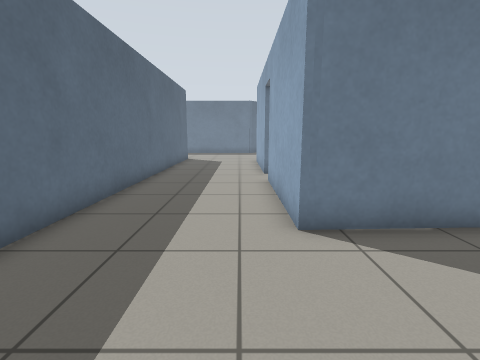
[1] (above)

20 first-person views from a walk through a robot-simulator world made for Gazebo. The camera is 0.94 m above the floor, tilts 10° down and sees 85° across. The floor is counted in squares, 0.5 m on a side. Each view is taken from the middle of a square. On the plan, view 1 faces up. The plan holds only what a view shows up to about 15 squares ahead; the rest is blank. The place goes on beyond the plan.

[2]
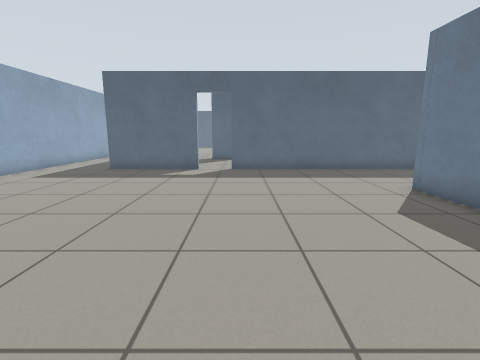

[3]
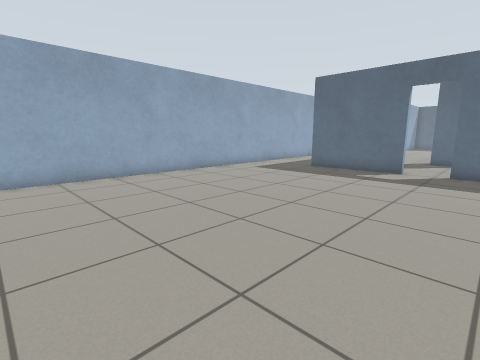

[4]
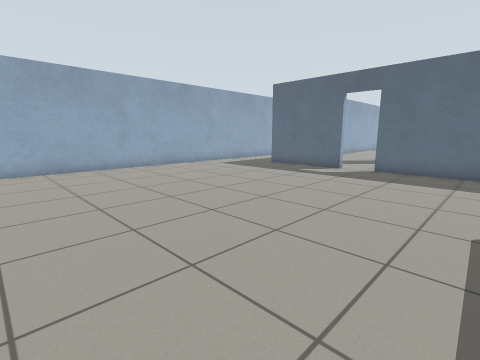

[5]
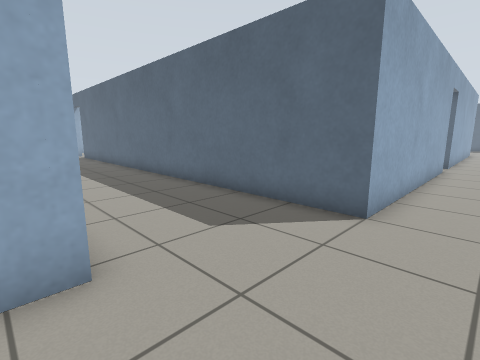

[6]
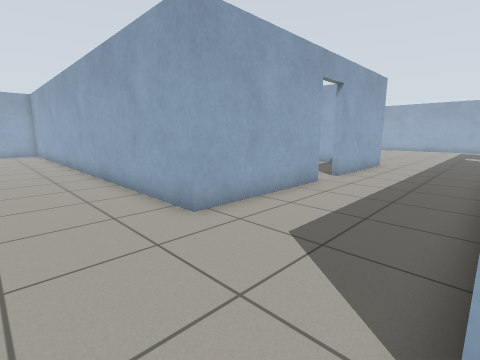

[7]
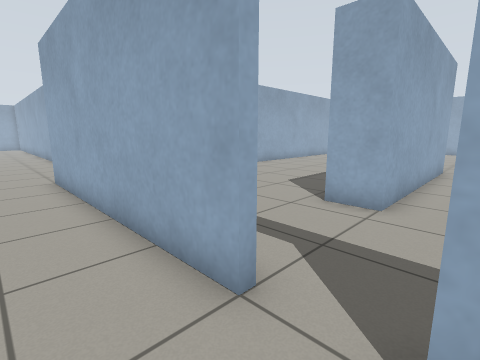

[8]
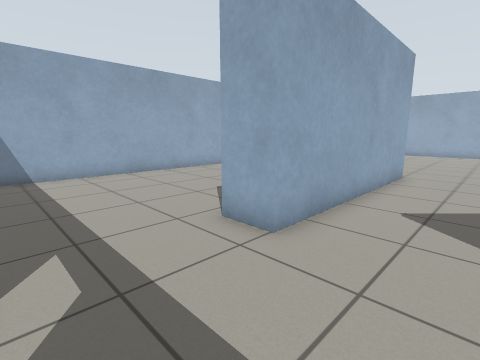

[9]
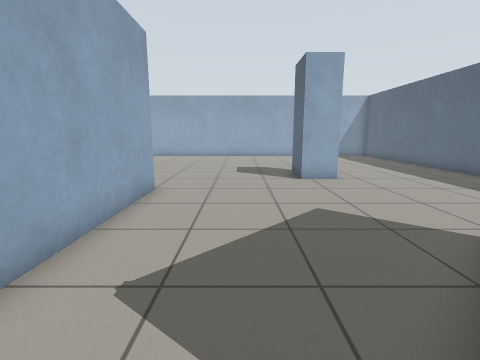

[10]
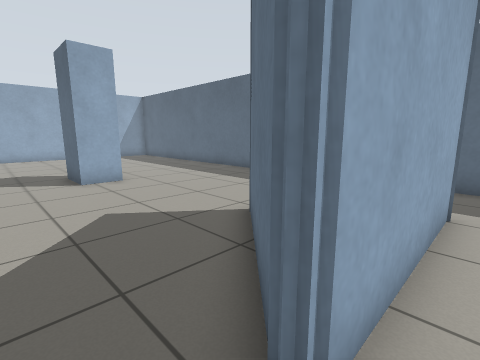

[11]
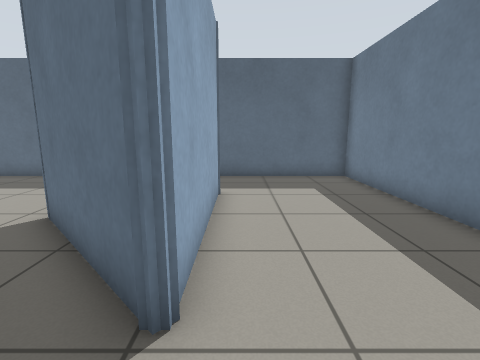

[12]
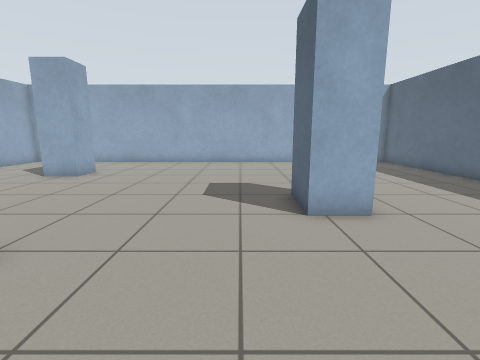

[13]
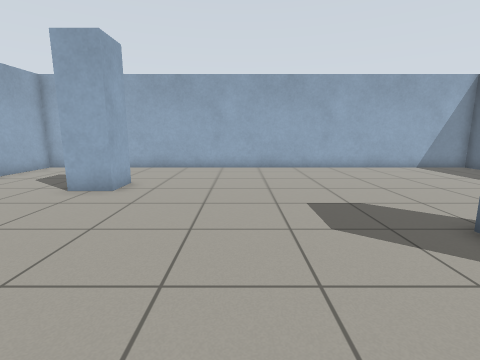

[14]
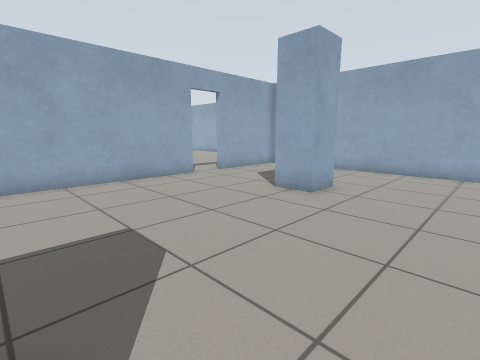

[15]
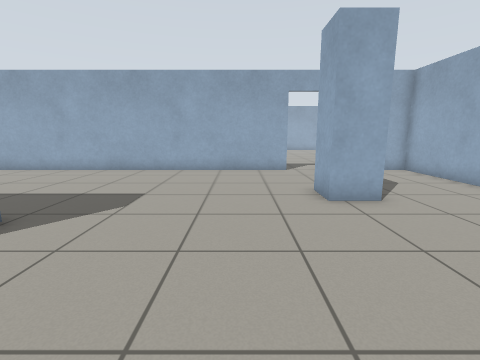

[16]
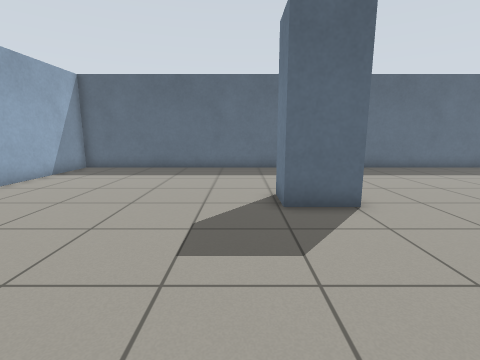

[17]
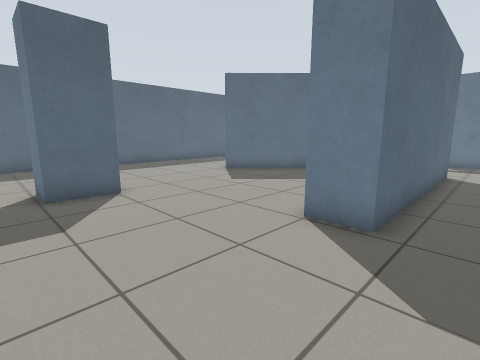

[18]
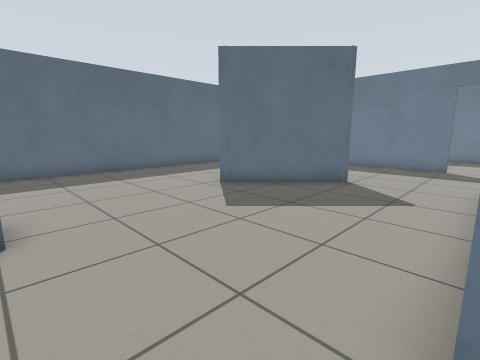

[19]
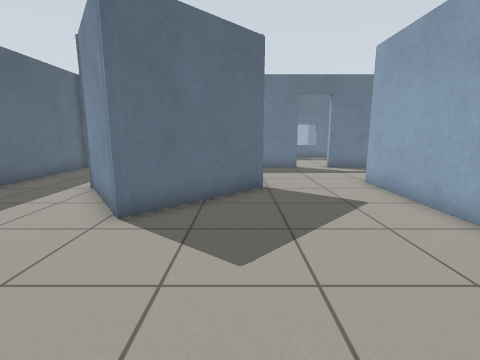

[20]
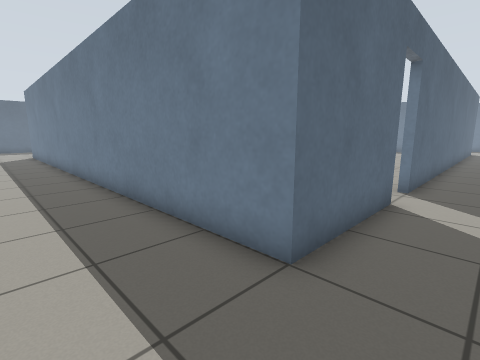

### Floor plan
Points are (right, up) in squares from view 1. A wall is a line through its corners. A room is listed if a view was taken in it or the views show most of it. See-through windows are left out.
Room 1 (views 1, 2, 3, 4, 5, 6, 7, 20)
walls: (-4, -3.2) (-4, -8) (-20.9, -8); (4.9, 5.1) (1.1, 4.9) (1.1, 10.6); (1.1, 12.4) (1.1, 18.4) (10.5, 18.4); (-5.6, -11.8) (9.6, -11.8); (-14.1, 20) (-4, 20) (-4, -1.4); (-18, 20) (-15.7, 20)
ways out: open door at (-14.5, 20) to room 2; open door at (-4, -2.5) to room 2; open door at (1, 11.5)
Room 2 (views 8, 9, 10, 11, 12, 13, 14, 15, 16, 17, 18, 19)
walls: (-14.1, 6.2) (-14.1, 15.2) (-12.6, 15.2) (-12.6, 6.2) (-14.1, 6.2); (-21.1, 4.1) (-19.6, 4.1) (-19.6, 2.1) (-21.1, 2.1); (-21.4, 10.9) (-21.7, 10.6) (-24.2, 14); (-9.3, -1.9) (-9.3, -2.7); (-10.8, -3.1) (-10.8, -1.5) (-9.2, -1.5); (-24.1, 14.3) (-18, 14.3) (-21.7, 10.6); (-15.8, 19.7) (-27.7, 19.7) (-27.7, -7.7) (-4.3, -7.7) (-4.3, -3.2); (-4.3, -1.4) (-4.3, 18.6); (-11.8, 19.7) (-14.1, 19.7)
ways out: open door at (-14.5, 20) to room 1; open door at (-4, -2.5) to room 1

Positions as (right, up) in squares from view 1, and headings:
1: (0, 0), facing up
2: (10, -1), facing left
3: (10, 0), facing down-left
4: (10, 3), facing down-left
5: (2, 22), facing down-left
6: (-4, 22), facing down-right
7: (-16, 22), facing down-right
8: (-17, 19), facing down-right
9: (-17, 15), facing down
10: (-17, 15), facing down-left
11: (-16, 15), facing left
12: (-18, 10), facing down
13: (-15, 7), facing down
14: (-15, 6), facing down-right
15: (-18, 1), facing right
16: (-13, 1), facing left
17: (-11, 1), facing up-left
18: (-14, 4), facing up-left
19: (-19, 5), facing up
20: (-2, -11), facing up-left
